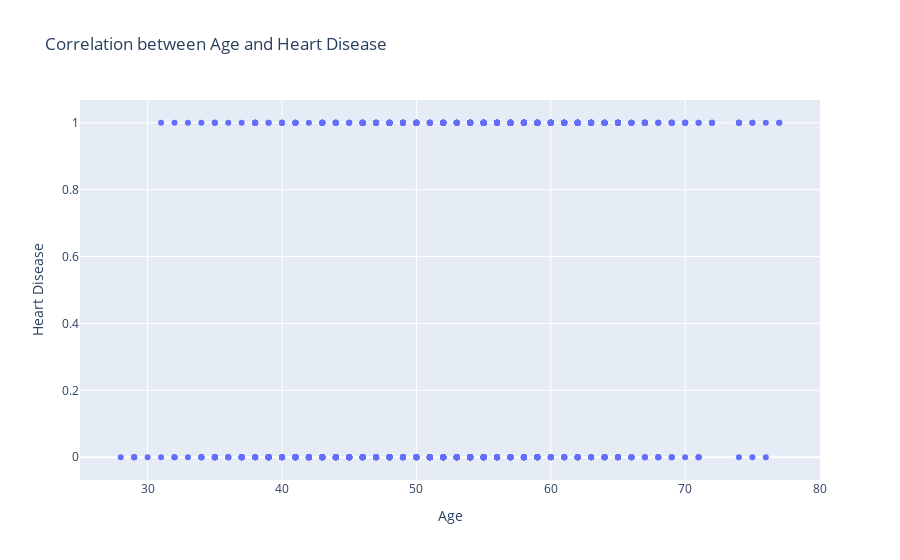

Notebook code cell kept with this figure:
### Markdown cell above
### How does age correlate with the occurrence of heart disease?

The answer in the end

### Code cell
import pandas as pd
import plotly.express as px

df = pd.read_csv('heart.csv')
correlation_coefficient = df['Age'].corr(df['HeartDisease'])

fig = px.scatter(df, x='Age', y='HeartDisease', title='Correlation between Age and Heart Disease')
fig.update_xaxes(title='Age')
fig.update_yaxes(title='Heart Disease')

fig.show()
print(f"Correlation coefficient: {correlation_coefficient}")

### Figure 1 — Plotly figure (JSON) as saved in the notebook; plotly's stock layout.template omitted (floating-point values rounded to 4 significant figures; data arrays with more than 128 entries replaced by an {"elided": "..."} marker saying what was removed)
{"data": [{"hovertemplate": "Age=%{x}<br>HeartDisease=%{y}<extra></extra>", "legendgroup": "", "marker": {"color": "#636efa", "symbol": "circle"}, "mode": "markers", "name": "", "orientation": "v", "showlegend": false, "type": "scatter", "x": {"elided": "746 int values"}, "xaxis": "x", "y": {"elided": "746 int values"}, "yaxis": "y"}], "layout": {"legend": {"tracegroupgap": 0}, "title": {"text": "Correlation between Age and Heart Disease"}, "xaxis": {"anchor": "y", "domain": [0, 1], "title": {"text": "Age"}}, "yaxis": {"anchor": "x", "domain": [0, 1], "title": {"text": "Heart Disease"}}}}
